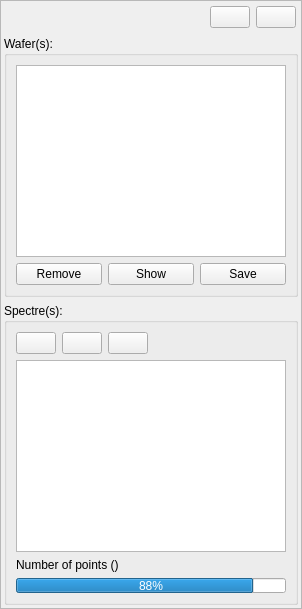
         <widget class="QFrame" name="sidebar">
          <property name="sizePolicy">
           <sizepolicy hsizetype="Fixed" vsizetype="Preferred">
            <horstretch>0</horstretch>
            <verstretch>0</verstretch>
           </sizepolicy>
          </property>
          <property name="frameShape">
           <enum>QFrame::StyledPanel</enum>
          </property>
          <property name="frameShadow">
           <enum>QFrame::Raised</enum>
          </property>
          <property name="lineWidth">
           <number>0</number>
          </property>
          <layout class="QVBoxLayout" name="verticalLayout_17">
           <property name="leftMargin">
            <number>3</number>
           </property>
           <property name="topMargin">
            <number>3</number>
           </property>
           <property name="rightMargin">
            <number>3</number>
           </property>
           <property name="bottomMargin">
            <number>3</number>
           </property>
           <item>
            <layout class="QHBoxLayout" name="horizontalLayout_24">
             <property name="leftMargin">
              <number>2</number>
             </property>
             <property name="topMargin">
              <number>2</number>
             </property>
             <property name="rightMargin">
              <number>2</number>
             </property>
             <property name="bottomMargin">
              <number>2</number>
             </property>
             <item>
              <widget class="QLabel" name="logo_">
               <property name="sizePolicy">
                <sizepolicy hsizetype="Maximum" vsizetype="Preferred">
                 <horstretch>0</horstretch>
                 <verstretch>0</verstretch>
                </sizepolicy>
               </property>
               <property name="text">
                <string/>
               </property>
               <property name="pixmap">
                <pixmap resource="resources_new.qrc">:/icon/logo.png</pixmap>
               </property>
              </widget>
             </item>
             <item>
              <spacer name="horizontalSpacer_9">
               <property name="orientation">
                <enum>Qt::Horizontal</enum>
               </property>
               <property name="sizeHint" stdset="0">
                <size>
                 <width>40</width>
                 <height>20</height>
                </size>
               </property>
              </spacer>
             </item>
             <item>
              <widget class="QPushButton" name="btn_open_wafers">
               <property name="sizePolicy">
                <sizepolicy hsizetype="Maximum" vsizetype="Fixed">
                 <horstretch>0</horstretch>
                 <verstretch>0</verstretch>
                </sizepolicy>
               </property>
               <property name="toolTip">
                <string>Open spectra</string>
               </property>
               <property name="text">
                <string/>
               </property>
               <property name="icon">
                <iconset resource="resources_new.qrc">
                 <normaloff>:/icon/iconpack/icons8-folder-96.png</normaloff>:/icon/iconpack/icons8-folder-96.png</iconset>
               </property>
               <property name="iconSize">
                <size>
                 <width>26</width>
                 <height>26</height>
                </size>
               </property>
              </widget>
             </item>
             <item>
              <widget class="QPushButton" name="btn_save_">
               <property name="sizePolicy">
                <sizepolicy hsizetype="Maximum" vsizetype="Fixed">
                 <horstretch>0</horstretch>
                 <verstretch>0</verstretch>
                </sizepolicy>
               </property>
               <property name="toolTip">
                <string>Save spectra</string>
               </property>
               <property name="text">
                <string/>
               </property>
               <property name="icon">
                <iconset resource="resources_new.qrc">
                 <normaloff>:/icon/iconpack/save-94.png</normaloff>:/icon/iconpack/save-94.png</iconset>
               </property>
               <property name="iconSize">
                <size>
                 <width>26</width>
                 <height>26</height>
                </size>
               </property>
              </widget>
             </item>
            </layout>
           </item>
           <item>
            <widget class="QGroupBox" name="groupBox">
             <property name="sizePolicy">
              <sizepolicy hsizetype="Fixed" vsizetype="Fixed">
               <horstretch>0</horstretch>
               <verstretch>20</verstretch>
              </sizepolicy>
             </property>
             <property name="minimumSize">
              <size>
               <width>290</width>
               <height>0</height>
              </size>
             </property>
             <property name="title">
              <string>Wafer(s):</string>
             </property>
             <layout class="QVBoxLayout" name="verticalLayout_2">
              <item>
               <widget class="QListWidget" name="wafers_listbox">
                <property name="sizePolicy">
                 <sizepolicy hsizetype="Fixed" vsizetype="Fixed">
                  <horstretch>0</horstretch>
                  <verstretch>0</verstretch>
                 </sizepolicy>
                </property>
                <property name="minimumSize">
                 <size>
                  <width>270</width>
                  <height>0</height>
                 </size>
                </property>
               </widget>
              </item>
              <item>
               <layout class="QHBoxLayout" name="horizontalLayout_29">
                <item>
                 <widget class="QPushButton" name="btn_remove_wafer">
                  <property name="text">
                   <string>Remove</string>
                  </property>
                  <property name="icon">
                   <iconset resource="resources_new.qrc">
                    <normaloff>:/icon/iconpack/icons8-remove-100.png</normaloff>:/icon/iconpack/icons8-remove-100.png</iconset>
                  </property>
                  <property name="iconSize">
                   <size>
                    <width>22</width>
                    <height>22</height>
                   </size>
                  </property>
                 </widget>
                </item>
                <item>
                 <widget class="QPushButton" name="pushButton_6">
                  <property name="text">
                   <string>Show</string>
                  </property>
                  <property name="icon">
                   <iconset resource="resources_new.qrc">
                    <normaloff>:/icon/iconpack/view.png</normaloff>:/icon/iconpack/view.png</iconset>
                  </property>
                  <property name="iconSize">
                   <size>
                    <width>22</width>
                    <height>22</height>
                   </size>
                  </property>
                 </widget>
                </item>
                <item>
                 <widget class="QPushButton" name="pushButton_3">
                  <property name="text">
                   <string>Save</string>
                  </property>
                  <property name="icon">
                   <iconset resource="resources_new.qrc">
                    <normaloff>:/icon/iconpack/icons8-save-all-48.png</normaloff>:/icon/iconpack/icons8-save-all-48.png</iconset>
                  </property>
                  <property name="iconSize">
                   <size>
                    <width>22</width>
                    <height>22</height>
                   </size>
                  </property>
                 </widget>
                </item>
               </layout>
              </item>
             </layout>
            </widget>
           </item>
           <item>
            <widget class="QGroupBox" name="groupBox_2">
             <property name="sizePolicy">
              <sizepolicy hsizetype="Fixed" vsizetype="Preferred">
               <horstretch>0</horstretch>
               <verstretch>0</verstretch>
              </sizepolicy>
             </property>
             <property name="minimumSize">
              <size>
               <width>290</width>
               <height>0</height>
              </size>
             </property>
             <property name="title">
              <string>Spectre(s):</string>
             </property>
             <layout class="QVBoxLayout" name="verticalLayout_10">
              <item>
               <layout class="QHBoxLayout" name="horizontalLayout_8">
                <item>
                 <widget class="QPushButton" name="btn_sel_all">
                  <property name="sizePolicy">
                   <sizepolicy hsizetype="Maximum" vsizetype="Fixed">
                    <horstretch>0</horstretch>
                    <verstretch>0</verstretch>
                   </sizepolicy>
                  </property>
                  <property name="toolTip">
                   <string>Select all spectre</string>
                  </property>
                  <property name="text">
                   <string/>
                  </property>
                  <property name="icon">
                   <iconset resource="resources_new.qrc">
                    <normaloff>:/icon/iconpack/select-all.png</normaloff>:/icon/iconpack/select-all.png</iconset>
                  </property>
                  <property name="iconSize">
                   <size>
                    <width>22</width>
                    <height>22</height>
                   </size>
                  </property>
                 </widget>
                </item>
                <item>
                 <widget class="QPushButton" name="btn_sel_verti">
                  <property name="sizePolicy">
                   <sizepolicy hsizetype="Maximum" vsizetype="Fixed">
                    <horstretch>0</horstretch>
                    <verstretch>0</verstretch>
                   </sizepolicy>
                  </property>
                  <property name="toolTip">
                   <string>Select vertical</string>
                  </property>
                  <property name="text">
                   <string/>
                  </property>
                  <property name="icon">
                   <iconset resource="resources_new.qrc">
                    <normaloff>:/icon/iconpack/vertical-line.png</normaloff>:/icon/iconpack/vertical-line.png</iconset>
                  </property>
                  <property name="iconSize">
                   <size>
                    <width>22</width>
                    <height>22</height>
                   </size>
                  </property>
                 </widget>
                </item>
                <item>
                 <widget class="QPushButton" name="btn_sel_horiz">
                  <property name="sizePolicy">
                   <sizepolicy hsizetype="Maximum" vsizetype="Fixed">
                    <horstretch>0</horstretch>
                    <verstretch>0</verstretch>
                   </sizepolicy>
                  </property>
                  <property name="toolTip">
                   <string>Select horizontal</string>
                  </property>
                  <property name="text">
                   <string/>
                  </property>
                  <property name="icon">
                   <iconset resource="resources_new.qrc">
                    <normaloff>:/icon/iconpack/horizontal-line.png</normaloff>:/icon/iconpack/horizontal-line.png</iconset>
                  </property>
                  <property name="iconSize">
                   <size>
                    <width>22</width>
                    <height>22</height>
                   </size>
                  </property>
                 </widget>
                </item>
                <item>
                 <spacer name="horizontalSpacer_6">
                  <property name="orientation">
                   <enum>Qt::Horizontal</enum>
                  </property>
                  <property name="sizeHint" stdset="0">
                   <size>
                    <width>40</width>
                    <height>20</height>
                   </size>
                  </property>
                 </spacer>
                </item>
               </layout>
              </item>
              <item>
               <widget class="QListWidget" name="spectra_listbox">
                <property name="sizePolicy">
                 <sizepolicy hsizetype="Fixed" vsizetype="Expanding">
                  <horstretch>0</horstretch>
                  <verstretch>0</verstretch>
                 </sizepolicy>
                </property>
                <property name="minimumSize">
                 <size>
                  <width>270</width>
                  <height>0</height>
                 </size>
                </property>
                <property name="dragEnabled">
                 <bool>false</bool>
                </property>
                <property name="selectionMode">
                 <enum>QAbstractItemView::ExtendedSelection</enum>
                </property>
               </widget>
              </item>
              <item>
               <widget class="QLabel" name="item_count_label">
                <property name="text">
                 <string>Number of points ()</string>
                </property>
               </widget>
              </item>
              <item>
               <widget class="QProgressBar" name="progressBar">
                <property name="sizePolicy">
                 <sizepolicy hsizetype="Expanding" vsizetype="Fixed">
                  <horstretch>0</horstretch>
                  <verstretch>0</verstretch>
                 </sizepolicy>
                </property>
                <property name="minimumSize">
                 <size>
                  <width>0</width>
                  <height>15</height>
                 </size>
                </property>
                <property name="maximumSize">
                 <size>
                  <width>16777215</width>
                  <height>15</height>
                 </size>
                </property>
                <property name="minimum">
                 <number>0</number>
                </property>
                <property name="maximum">
                 <number>100</number>
                </property>
                <property name="value">
                 <number>88</number>
                </property>
                <property name="textVisible">
                 <bool>true</bool>
                </property>
                <property name="invertedAppearance">
                 <bool>false</bool>
                </property>
                <property name="format">
                 <string>%p%</string>
                </property>
               </widget>
              </item>
             </layout>
            </widget>
           </item>
          </layout>
         </widget>
